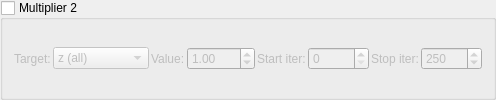
    <widget class="MyGroupBox" name="groupCheck_transf_function_enabledBy_false">
     <property name="title"><string>Multiplier 2</string></property>
     <property name="checkable"><bool>true</bool></property>
     <property name="checked"><bool>false</bool></property>
     <layout class="QGridLayout" name="gridLayout_mult2">
      <property name="spacing"><number>2</number></property>
      <item row="0" column="0">
       <widget class="QLabel"><property name="text"><string>Target:</string></property></widget>
      </item>
      <item row="0" column="1">
       <widget class="MyComboBox" name="comboBox_transf_multiplier_mode_2">
        <item><property name="text"><string notr="true">z (all)</string></property></item>
        <item><property name="text"><string notr="true">z.x</string></property></item>
        <item><property name="text"><string notr="true">z.y</string></property></item>
        <item><property name="text"><string notr="true">z.z</string></property></item>
        <item><property name="text"><string notr="true">DE</string></property></item>
        <item><property name="text"><string notr="true">color</string></property></item>
        <item><property name="text"><string notr="true">z.w</string></property></item>
        <item><property name="text"><string notr="true">z.xy</string></property></item>
        <item><property name="text"><string notr="true">z.xz</string></property></item>
        <item><property name="text"><string notr="true">z.yz</string></property></item>
        <item><property name="text"><string notr="true">color accum</string></property></item>
       </widget>
      </item>
      <item row="0" column="2">
       <widget class="QLabel"><property name="text"><string>Value:</string></property></widget>
      </item>
      <item row="0" column="3">
       <widget class="MyDoubleSpinBox" name="spinbox_transf_scale_5">
        <property name="minimum"><double>-100.0</double></property><property name="maximum"><double>100.0</double></property>
        <property name="singleStep"><double>0.01</double></property><property name="value"><double>1.0</double></property>
       </widget>
      </item>
      <item row="0" column="4">
       <widget class="QLabel"><property name="text"><string>Start iter:</string></property></widget>
      </item>
      <item row="0" column="5">
       <widget class="MySpinBox" name="spinboxInt_transf_start_iterations_C">
        <property name="minimum"><number>0</number></property><property name="maximum"><number>10000</number></property>
        <property name="value"><number>0</number></property>
       </widget>
      </item>
      <item row="0" column="6">
       <widget class="QLabel"><property name="text"><string>Stop iter:</string></property></widget>
      </item>
      <item row="0" column="7">
       <widget class="MySpinBox" name="spinboxInt_transf_stop_iterations_C">
        <property name="minimum"><number>0</number></property><property name="maximum"><number>10000</number></property>
        <property name="value"><number>250</number></property>
       </widget>
      </item>
     </layout>
    </widget>
